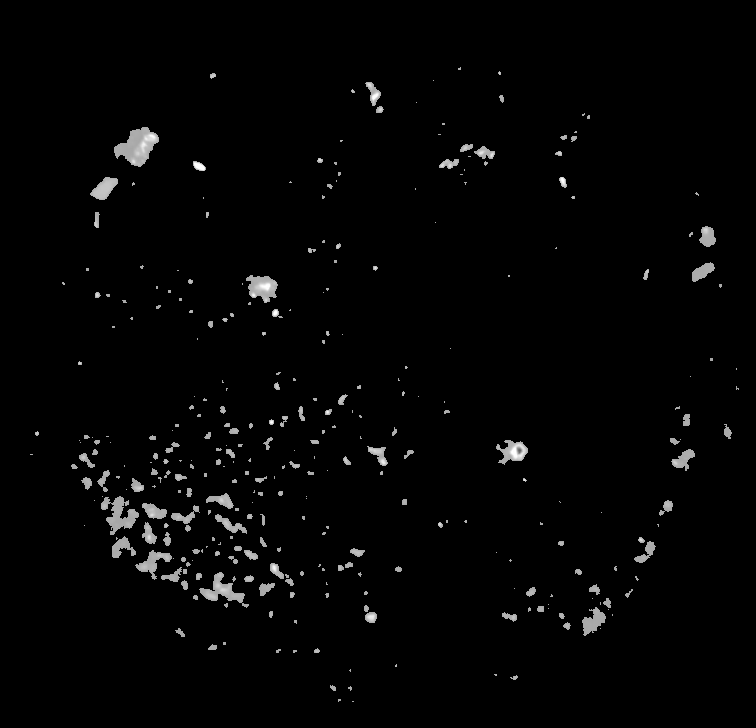
#> input picture Images/M1_T1100_S5A_IO0130.tif, 756 x 728 px; its folder holds only this picture in this run
$ python Cobra.py
#> lines starting #> are read from the running program, lines starting #| are printed output that depends on the picture; after the words box and inside, x2 and y2 are one past the last pixel; in counts of white or black regions, pixels touching at a corner belong together
#> the answer given: Images/M1_T1100_S5A_IO0130.tif
### Functions.py
import os
import cv2
import csv
import numpy as np


"""
In the future, it'll be more accurate to put all these functions in a class
structure for better performance of the entire code.
"""


# -------------------------------------------------- PRE PROCESSING ----------------------------------------------------
# [4 lines left out: function display_image, not called in this run]

def convert_to_grayscale(image):
  """
  Converts an image to grayscale.
  If the image has 3 channels then it means
  the image is RGB.
  """
  if len(image.shape) == 3:
    gray_image = cv2.cvtColor(image, cv2.COLOR_BGR2GRAY)
  else:
    gray_image = image.copy()

  return gray_image

def segment_image_based_on_color(img):
  """Segments an image based on the color."""
  gray = convert_to_grayscale(img)

  thresh = cv2.threshold(gray, 10, 255, cv2.THRESH_BINARY)[1]
  # the lowest value of the threshold has to remain under 10 (Recomendation)
  return thresh # Binary image

def read_images():
    # Directory containing the images
    image_directory = 'Images/'

    # Get a list of all files in the directory
    all_files = os.listdir(image_directory)

    # Filter out only image files (e.g., .jpg, .png, etc.)
    image_files = [file for file in all_files if file.lower().endswith((".jpg", ".jpeg", ".png","tif"))]

    # Initialize a list to store the images
    images = []
    image_names = []
    processed_img = []

    # Iterate through the image files
    for image_file in image_files:
        image_names.append(image_file)
        image_path = os.path.join(image_directory, image_file)
        img = cv2.imread(image_path)
#> img is the input picture: shape (728, 756, 3); min 0, max 255, mean 4.4

        if img is not None:
            # Store the image in the 'images' list and Convert it to a Binary Image
            processed_img.append(segment_image_based_on_color(img))
#> in segment_image_based_on_color, `thresh = cv2.threshold(gray, 10, 255, cv2.THRESH_BINARY)[1]`:
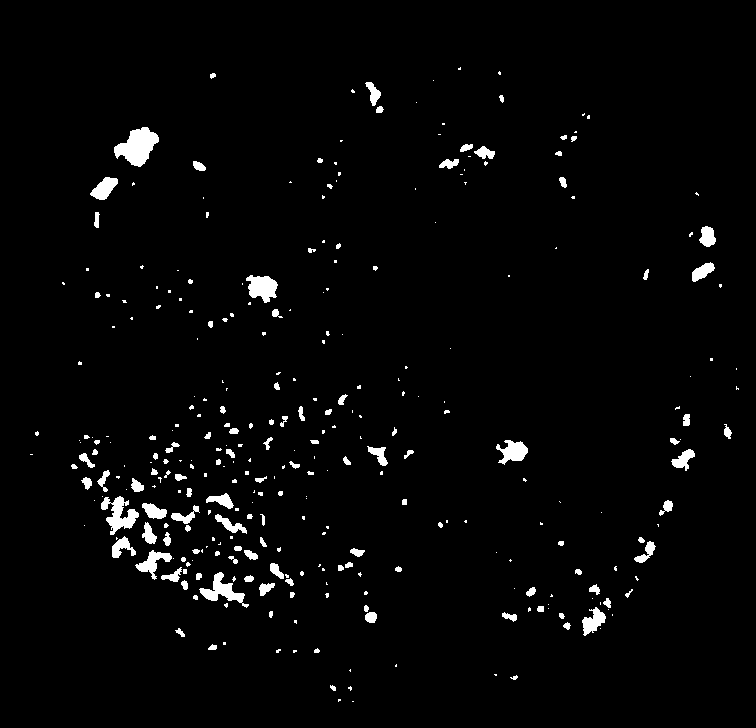
#> thresh: shape (728, 756); 2.5% white; 317 white regions (190 under 20 px), largest, box (x1, y1, x2, y2) and area: (114, 127, 159, 167) 1043, (101, 496, 139, 535) 694, (199, 572, 249, 608) 609
            images.append(img)
        else:
            print(f"Failed to read image: {image_file}")

    return images, processed_img, image_names

# ------------------------------------------------------------ REGION OF INTEREST (ROI)---------------------------------------

# [81 lines left out: functions ROI, material_teor, not called in this run]

### Analyzer.py
import sys

from Functions import *


def processing(ROI_NOT):

    global images_to_analyze
    images_to_analyze = list()

    # Execute all pre processing code
    _ , processed_img, image_names = read_images()
#> processed_img = 1 item; image_names = ['M1_T1100_S5A_IO0130.tif']

    if ROI_NOT in(['Y','y','N','n']):
        if ROI_NOT == 'Y' or ROI_NOT == 'y':
            images_to_analyze = processed_img
        elif ROI_NOT == 'N' or ROI_NOT == 'n':
            flag = True if input('\nSelecione D para Default or C para ROI Personalizado: ') == 'D' else False
            images_to_analyze = ROI(processed_img, flag)
    else:
        print('\nErro: Selecione a combinação certa!')
        sys.exit()
#> (the program exits here)

$ run again, on Images/M1_T1250_S7A_IO0130.tif
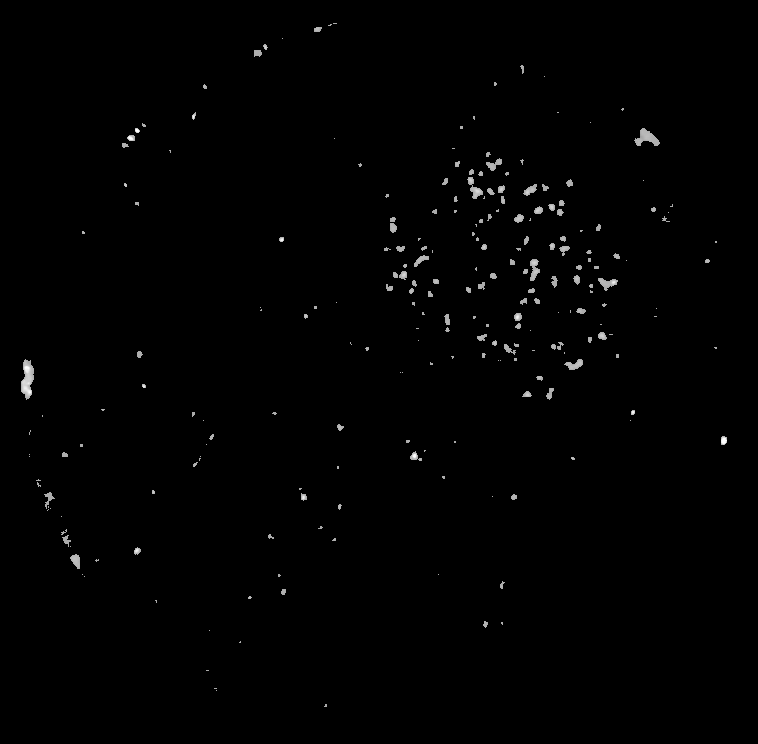
#> input picture Images/M1_T1250_S7A_IO0130.tif, 758 x 744 px
#> in read_images, img is the input picture: shape (744, 758, 3); min 0, max 255, mean 1.7
#> in segment_image_based_on_color, `thresh = cv2.threshold(gray, 10, 255, cv2.THRESH_BINARY)[1]`:
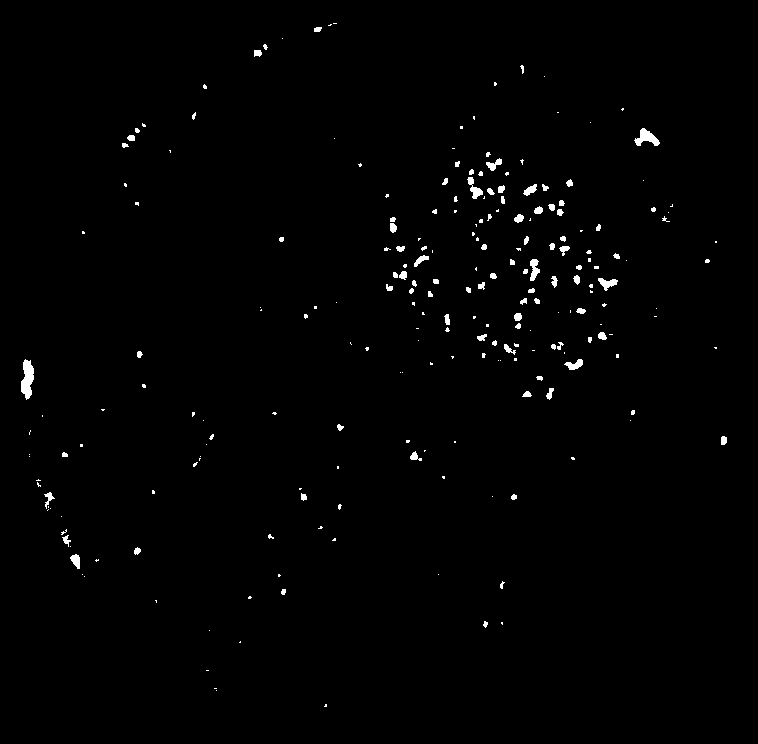
#> thresh: shape (744, 758); 0.92% white; 230 white regions (142 under 20 px), largest, box (x1, y1, x2, y2) and area: (21, 359, 34, 400) 356, (634, 128, 660, 146) 237, (467, 177, 483, 199) 149
#> processed_img = 1 item; image_names = ['M1_T1250_S7A_IO0130.tif']

$ run again, on Images/M1_T1250_S7A_Pores0130.tif
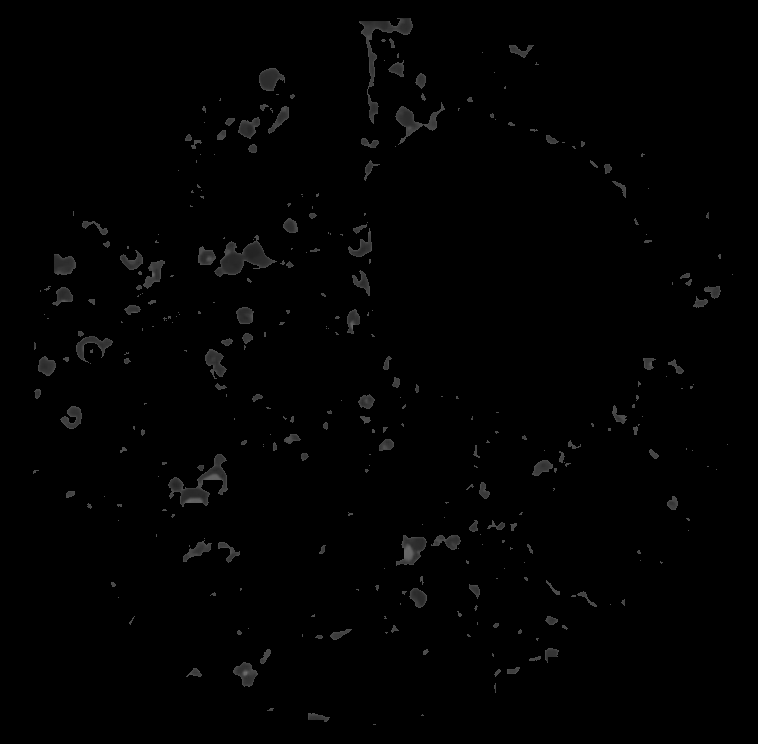
#> input picture Images/M1_T1250_S7A_Pores0130.tif, 758 x 744 px
#> in read_images, img is the input picture: shape (744, 758, 3); min 0, max 110, mean 2
#> in segment_image_based_on_color, `thresh = cv2.threshold(gray, 10, 255, cv2.THRESH_BINARY)[1]`:
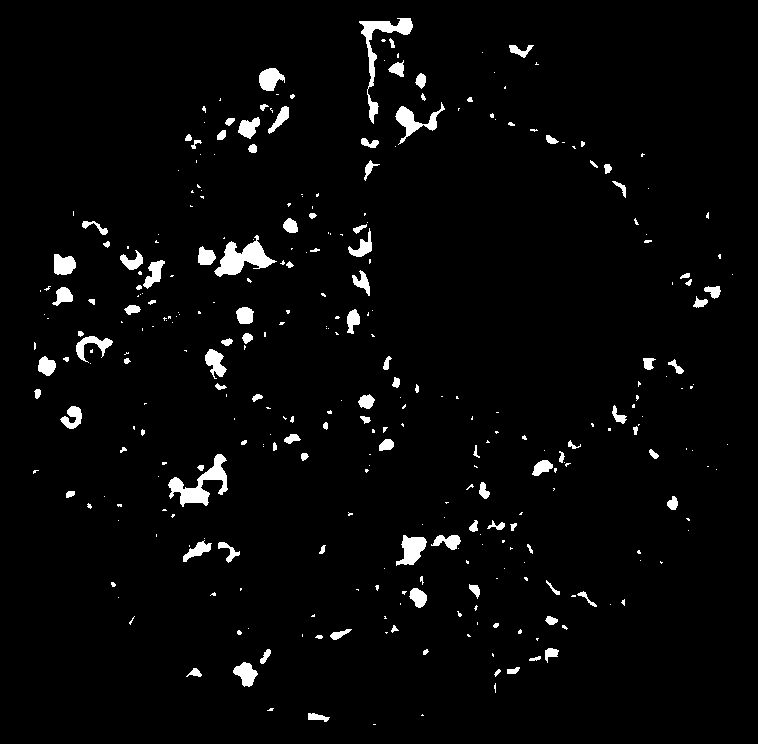
#> thresh: shape (744, 758); 3.1% white; 328 white regions (210 under 20 px), largest, box (x1, y1, x2, y2) and area: (214, 235, 277, 277) 1141, (168, 454, 228, 507) 1132, (359, 18, 413, 124) 1034
#> processed_img = 1 item; image_names = ['M1_T1250_S7A_Pores0130.tif']

$ run again, on Images/M1_T1100_S5A_Pores0130.tif
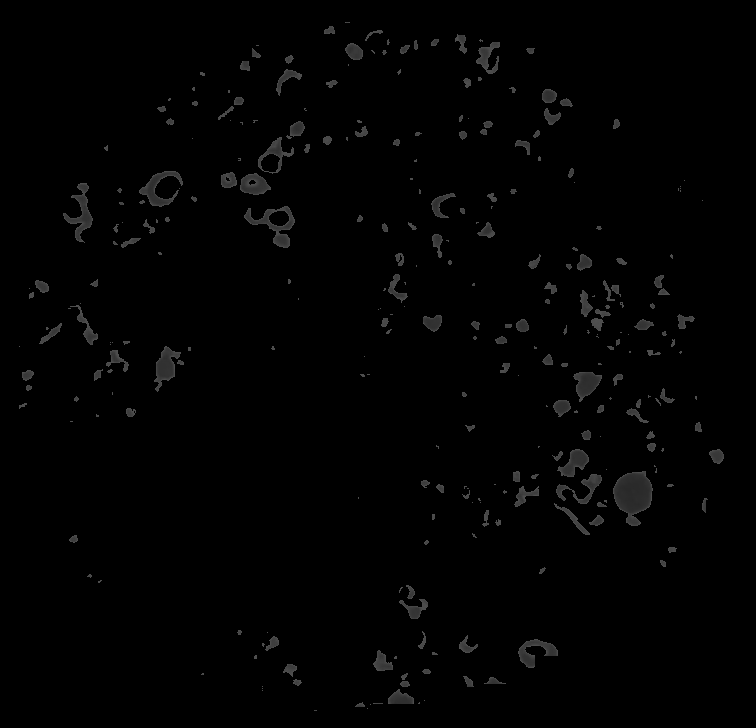
#> input picture Images/M1_T1100_S5A_Pores0130.tif, 756 x 728 px
#> in read_images, img is the input picture: shape (728, 756, 3); min 0, max 80, mean 2.2
#> in segment_image_based_on_color, `thresh = cv2.threshold(gray, 10, 255, cv2.THRESH_BINARY)[1]`:
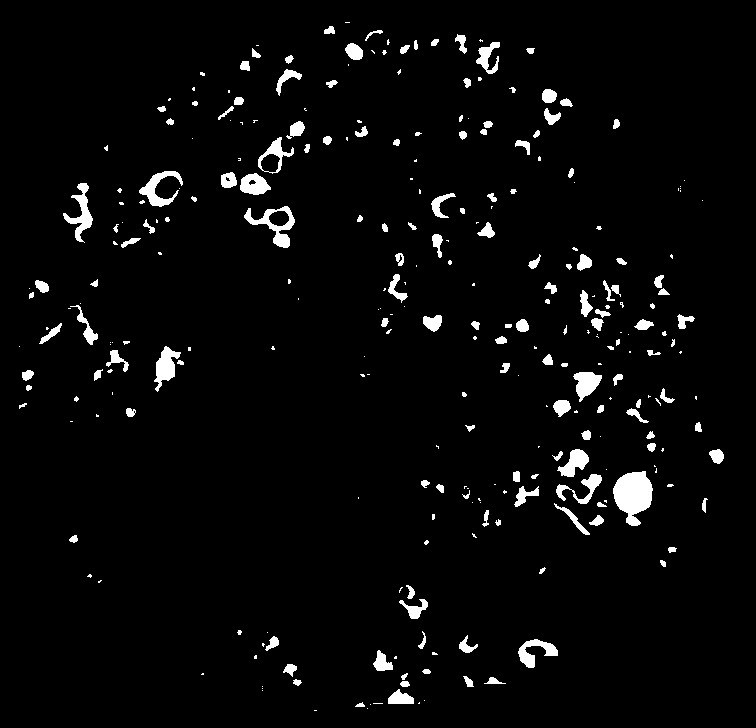
#> thresh: shape (728, 756); 3.5% white; 292 white regions (139 under 20 px), largest, box (x1, y1, x2, y2) and area: (613, 471, 653, 526) 1450, (244, 206, 295, 248) 711, (63, 183, 93, 243) 629
#> processed_img = 1 item; image_names = ['M1_T1100_S5A_Pores0130.tif']

$ run again, on Images/M1_T1200_S3A_IO0130.tif
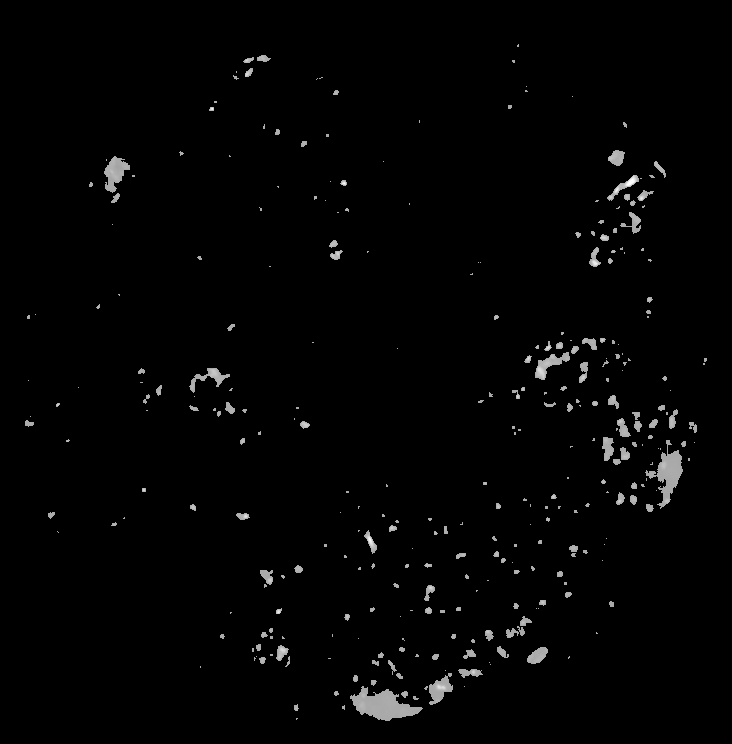
#> input picture Images/M1_T1200_S3A_IO0130.tif, 732 x 744 px
#> in read_images, img is the input picture: shape (744, 732, 3); min 0, max 255, mean 3.6
#> in segment_image_based_on_color, `thresh = cv2.threshold(gray, 10, 255, cv2.THRESH_BINARY)[1]`:
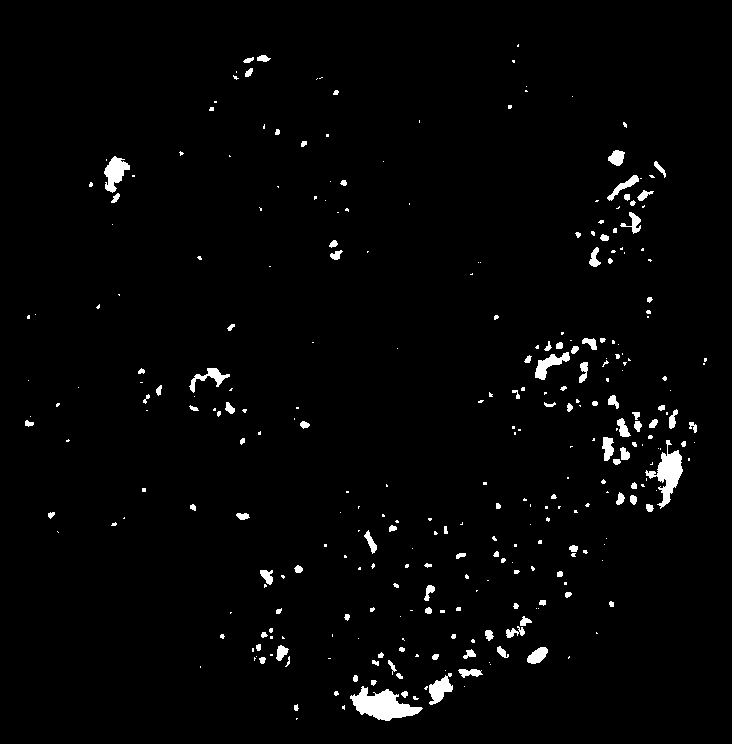
#> thresh: shape (744, 732); 2.1% white; 311 white regions (196 under 20 px), largest, box (x1, y1, x2, y2) and area: (350, 686, 423, 721) 1318, (645, 440, 683, 509) 969, (104, 156, 130, 193) 522
#> processed_img = 1 item; image_names = ['M1_T1200_S3A_IO0130.tif']
